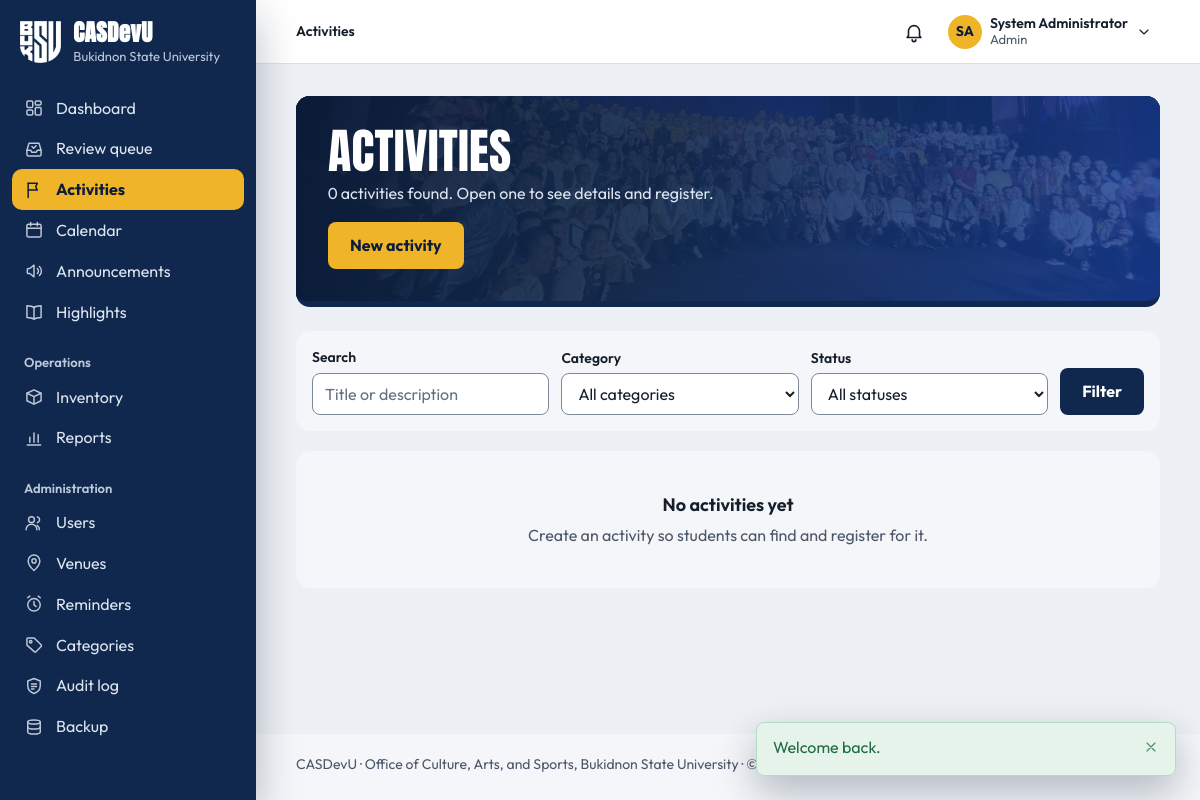
The page /activities/index.php (signed in) on the database its author committed.
### tables this page shows
CREATE TABLE users (
    user_id         INT UNSIGNED AUTO_INCREMENT PRIMARY KEY,
    role_id         TINYINT UNSIGNED NOT NULL,

     
    email           VARCHAR(150) NOT NULL UNIQUE,    
    password_hash   VARCHAR(255) NOT NULL,           
     
    student_number  VARCHAR(30)  NULL UNIQUE,        
    first_name      VARCHAR(80)  NOT NULL,
    middle_name     VARCHAR(80)  NULL,
    last_name       VARCHAR(80)  NOT NULL,
    sex             ENUM('male','female','other') NULL,
    birth_date      DATE         NULL,
    contact_number  VARCHAR(30)  NULL,
    photo_path      VARCHAR(255) NULL,
    id_front_path   VARCHAR(255) NULL,               
    id_back_path    VARCHAR(255) NULL,               

     
    course_id       INT UNSIGNED     NULL,
    year_level_id   TINYINT UNSIGNED NULL,
    section         VARCHAR(20)      NULL,
     
    connection_note VARCHAR(500)     NULL,

     
    status          ENUM('pending','active','inactive','suspended')
                        NOT NULL DEFAULT 'pending',
    last_login_at   DATETIME NULL,
    created_at      TIMESTAMP NOT NULL DEFAULT CURRENT_TIMESTAMP,
    updated_at      TIMESTAMP NOT NULL DEFAULT CURRENT_TIMESTAMP
                        ON UPDATE CURRENT_TIMESTAMP,

    CONSTRAINT fk_users_role       FOREIGN KEY (role_id)       REFERENCES roles(role_id),
    CONSTRAINT fk_users_course     FOREIGN KEY (course_id)     REFERENCES courses(course_id)
                                       ON DELETE SET NULL,
    CONSTRAINT fk_users_year_level FOREIGN KEY (year_level_id) REFERENCES year_levels(year_level_id)
                                       ON DELETE SET NULL,

    INDEX idx_users_role   (role_id),
    INDEX idx_users_status (status),
    INDEX idx_users_name   (last_name, first_name)
);

CREATE TABLE settings (
    setting_key     VARCHAR(80) PRIMARY KEY,
    setting_value   TEXT NULL,
    description     VARCHAR(255) NULL,
    updated_at      TIMESTAMP NOT NULL DEFAULT CURRENT_TIMESTAMP
                        ON UPDATE CURRENT_TIMESTAMP
);

### public/activities/index.php (the view, shortened to what the rows shown need)
<?php
require_login();
require __DIR__ . '/../../includes/layout/header.php';
?>
<div class="page-head photo-band"<?= photo_band_style('stage') ?>>
    <div>
        <h1>Activities</h1>
    </div>
</div>
<?php require __DIR__ . '/../../includes/layout/footer.php'; ?>

### includes/layout/header.php (shortened to what the rows shown need)
<?php
$user         = current_user();
$role         = current_role();
$currentFile  = basename($_SERVER['SCRIPT_NAME']);
$currentDir   = basename(dirname($_SERVER['SCRIPT_NAME']));
$isStudent    = $role === 'student';
$navSection = match (true) {
    in_array($currentDir, ['public', ''], true) && $currentFile === 'index.php'   => 'dashboard',
    in_array($currentDir, ['public', ''], true) && $currentFile === 'review.php'  => 'review',
    $currentFile === 'notifications.php'                        => 'notifications',
    $currentFile === 'profile.php'                              => 'profile',
    $currentFile === 'settings.php'                             => 'settings',
    $currentFile === 'calendar.php'                             => 'calendar',
    $currentDir === 'activities'                                => 'activities',
    $currentDir === 'announcements'                             => 'announcements',
    $currentDir === 'highlights'                                => 'highlights',
    $currentDir === 'inventory' && $isStudent && in_array($currentFile, ['reservations.php', 'borrow.php'], true) => 'borrow-requests',
    $currentDir === 'inventory'                                 => 'inventory',
    $currentDir === 'reports'                                   => 'reports',
    $currentDir === 'admin'                                     => pathinfo($currentFile, PATHINFO_FILENAME),
    $currentDir === 'requirements' && $isStudent                => 'my-requirements',
    $currentDir === 'participation' && $isStudent               => 'my-activities',
    $currentDir === 'participation' || $currentDir === 'requirements' => 'activities',
    default                                                     => '',
};
$sections = [
    'dashboard'       => ['Dashboard', 'index.php'],
    'review'          => ['Review queue', 'review.php'],
    'notifications'   => ['Notifications', 'notifications.php'],
    'profile'         => ['My profile', 'profile.php'],
    'settings'        => ['Settings', 'settings.php'],
    'calendar'        => ['Calendar', 'activities/calendar.php'],
    'activities'      => ['Activities', 'activities/index.php'],
    'announcements'   => ['Announcements', 'announcements/index.php'],
    'highlights'      => ['Highlights', 'highlights/index.php'],
    'inventory'       => [$isStudent ? 'Costumes & equipment' : 'Inventory', 'inventory/index.php'],
    'reports'         => ['Reports', 'reports/index.php'],
    'my-activities'   => ['My activities', 'participation/my-activities.php'],
    'my-requirements' => ['My requirements', 'requirements/mine.php'],
    'borrow-requests' => ['My borrow requests', 'inventory/reservations.php'],
    'users'           => [has_role('admin') ? 'Users' : 'Accounts', 'admin/users.php'],
    'venues'          => ['Venues', 'admin/venues.php'],
    'reminders'       => ['Reminders', 'admin/reminders.php'],
    'categories'      => ['Categories', 'admin/categories.php'],
    'audit'           => ['Audit log', 'admin/audit.php'],
    'backup'          => ['Backup', 'admin/backup.php'],
];
$initials = $user
    ? strtoupper(mb_substr((string) $user['first_name'], 0, 1) . mb_substr((string) $user['last_name'], 0, 1))
    : '';
?>
<!DOCTYPE html>
<html lang="en">
<head>
    <link rel="stylesheet" href="<?= asset('css/style.css') ?>">
</head>
<body>
<div class="app<?= $user ? '' : ' app-public' ?>">
<div class="main">
<?php if ($user): ?>
    <?php
    [$sectionLabel, $sectionHref] = $sections[$navSection] ?? ['', ''];
    $pageLabel  = (string) ($pageTitle ?? '');
    $isSectionHome = $sectionHref !== '' && str_ends_with($_SERVER['SCRIPT_NAME'], '/' . $sectionHref);
    ?>
    <header class="topbar">
        <nav class="breadcrumb" aria-label="Breadcrumb">
            <ol>
                <?php if ($sectionLabel !== '' && !$isSectionHome): ?>
                    <li><a href="<?= url($sectionHref) ?>"><?= e($sectionLabel) ?></a></li>
                    <li aria-current="page"><?= e($pageLabel) ?></li>
                <?php else: ?>
                    <li aria-current="page"><?= e($sectionLabel !== '' ? $sectionLabel : $pageLabel) ?></li>
                <?php endif; ?>
            </ol>
        </nav>
        <div class="topbar-actions">
            <?php require __DIR__ . '/notifications-menu.php'; ?>
            <details class="account-menu" data-menu>
                <summary class="account-trigger" aria-label="Account menu for <?= e(full_name($user)) ?>">
                    <?php if ($userPhotoUrl = user_photo_url($user)): ?>
                        <img class="account-initials" src="<?= e($userPhotoUrl) ?>" alt="" width="34" height="34">
                    <?php else: ?>
                        <span class="account-initials" aria-hidden="true"><?= e($initials) ?></span>
                    <?php endif; ?>
                    <span class="account-text">
                        <span class="account-name"><?= e(full_name($user)) ?></span>
                        <span class="account-role"><?= e(ucfirst((string) $role)) ?></span>
                    </span>
                    <?= icon('chevron-down', 'icon account-chevron') ?>
                </summary>
            </details>
        </div>
    </header>
<?php endif; ?>
<main class="page" id="main" tabindex="-1">

### includes/layout/footer.php
</main>
<footer class="footer">
    <p><?= e(APP_NAME) ?> · <?= e(office_name()) ?>, <?= e(university_name()) ?> · &copy; <?= date('Y') ?></p>
</footer>
</div>
</div>
</body>
</html>

### rows shown on the page
users: initials "SA", full_name($user) "System Administrator"
settings: setting_value "Office of Culture, Arts, and Sports"
settings: setting_value "Bukidnon State University"

### other values the page prints
APP_NAME "CASDevU"
UNIVERSITY "Bukidnon State University"
$label "Dashboard Review queue Activities Calendar Announcements Highlights Inventory Reports Users Venues Reminders Categories Audit log Backup"
$sectionLabel !== '' ? $sectionLabel : $pageLabel "Activities"
$role "Admin"
$flashMessage['message'] "Welcome back."
$total "0"
